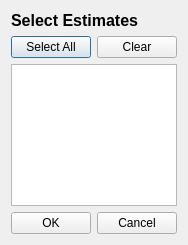
<?xml version="1.0" encoding="UTF-8"?>
<ui version="4.0">
 <class>SelectEstimateDialogClass</class>
 <widget class="QDialog" name="SelectEstimateDialogClass">
  <property name="geometry">
   <rect>
    <x>0</x>
    <y>0</y>
    <width>181</width>
    <height>245</height>
   </rect>
  </property>
  <property name="windowTitle">
   <string>SelectEstimateDialog</string>
  </property>
  <layout class="QVBoxLayout" name="verticalLayout">
   <item>
    <widget class="QLabel" name="selectEstimatesTitle">
     <property name="font">
      <font>
       <pointsize>12</pointsize>
       <weight>75</weight>
       <bold>true</bold>
      </font>
     </property>
     <property name="text">
      <string>&lt;font color='black'&gt;Select Estimates&lt;/font&gt;</string>
     </property>
    </widget>
   </item>
   <item>
    <layout class="QHBoxLayout" name="horizontalLayout">
     <item>
      <widget class="QPushButton" name="selectAllButton">
       <property name="text">
        <string>Select All</string>
       </property>
      </widget>
     </item>
     <item>
      <widget class="QPushButton" name="clearButton">
       <property name="text">
        <string>Clear</string>
       </property>
      </widget>
     </item>
    </layout>
   </item>
   <item>
    <widget class="QListWidget" name="listWidget"/>
   </item>
   <item>
    <layout class="QHBoxLayout" name="horizontalLayout_2">
     <item>
      <widget class="QPushButton" name="okButton">
       <property name="text">
        <string>OK</string>
       </property>
      </widget>
     </item>
     <item>
      <widget class="QPushButton" name="cancelButton">
       <property name="text">
        <string>Cancel</string>
       </property>
      </widget>
     </item>
    </layout>
   </item>
  </layout>
 </widget>
 <layoutdefault spacing="6" margin="11"/>
 <resources/>
 <connections/>
</ui>
